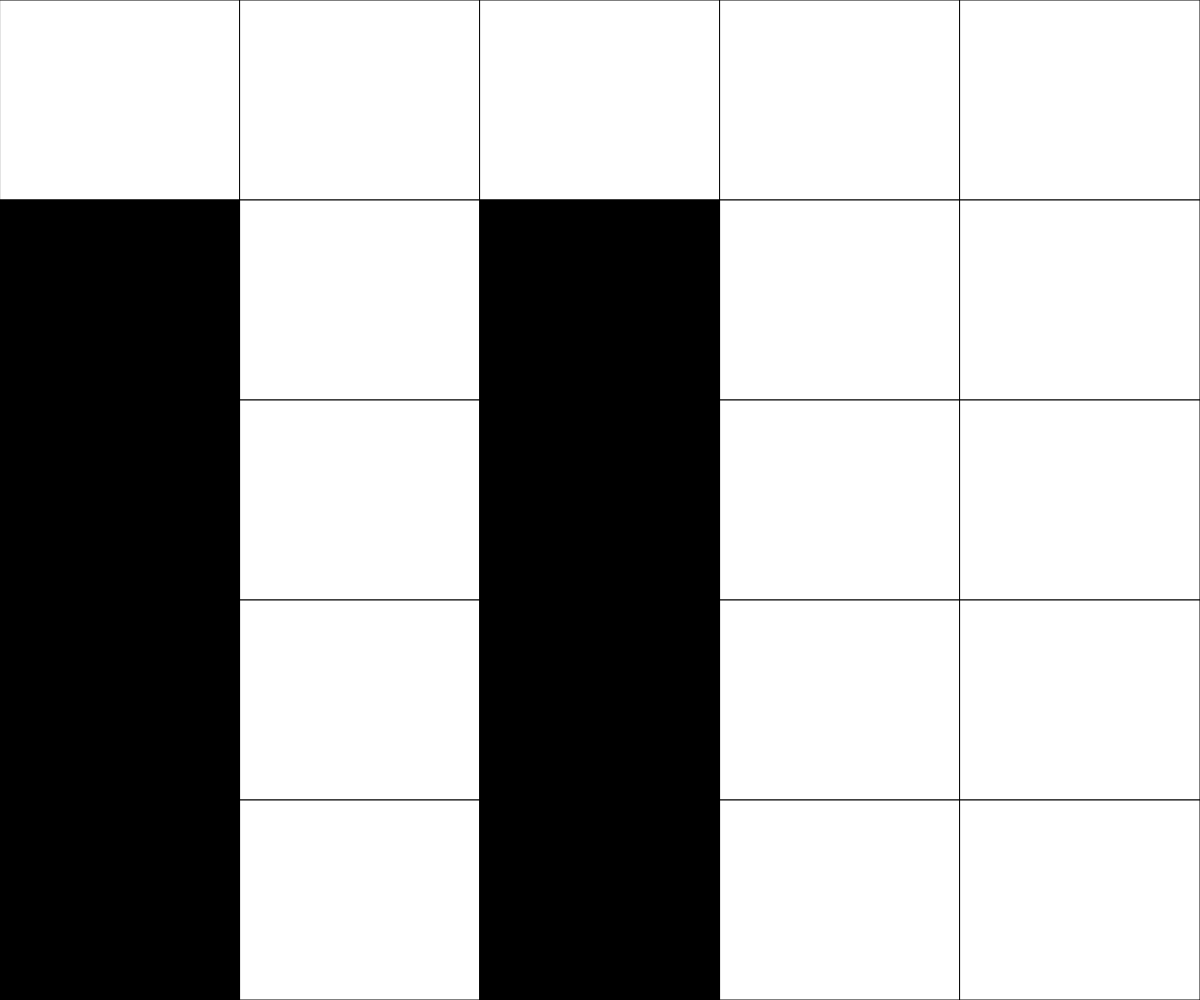
Frame 1 (no input)
Frame 60 (no input): identical to frame 1, image omitted
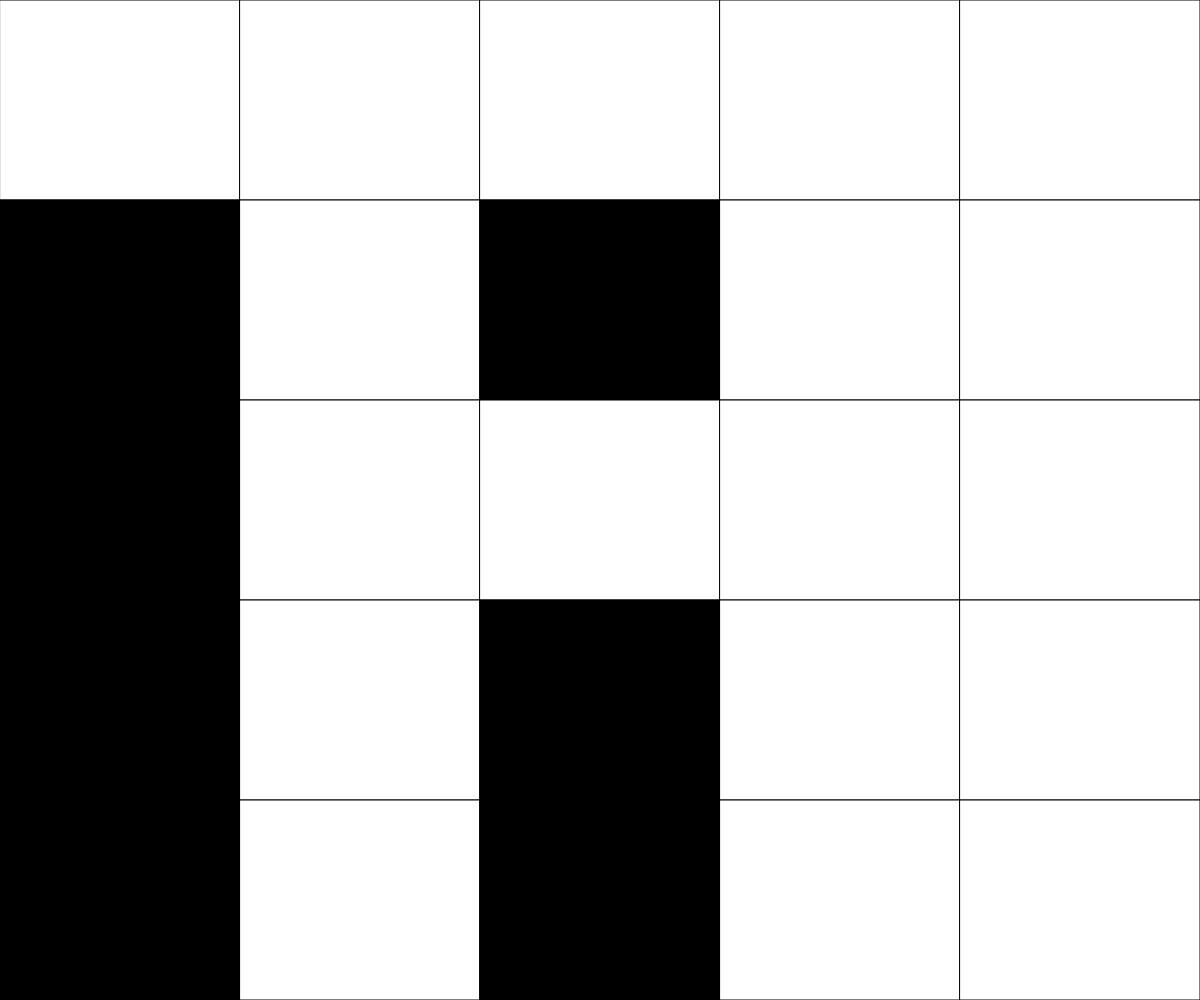
Frame 120 (the mouse pressed at the canvas centre since frame 60)

The p5.js sketch that drew these frames (run headless with seeded random() and noise() and a simulated clock; from frame 60 on, the mouse is pressed at the canvas centre):

// p5.js sketch
// ── sketch.js
// Project Title
// Your Name
// Date
//
// Extra for Experts:
// - describe what you did to take this project "above and beyond"

let grid = [[0, 0, 0,0,0 ],
            [1, 0, 1, 0, 0],
            [1, 0, 1, 0, 0],
            [1, 0, 1, 0, 0],
            [1, 0, 1, 0, 0]];
function setup() {
  createCanvas(windowWidth, windowHeight);
}

function draw() {
  background(220);
  displayGrid(grid);
}

function mousePressed(){
  console.log(mouseX, mouseY);
  let cellWidth = width / grid[0].length;
  let cellHeight = height / grid.length;

  let x = Math.floor(mouseX/ cellWidth);
  let y = Math.floor(mouseY/ cellHeight);

  if (grid[y][x]===0 ){
    grid[y][x] = 1;
  }
  else if (grid[y][x]===1 ){
    grid[y][x] = 0;
  }
}

function displayGrid(grid) {
  let cellWidth = width / grid[0].length;
  let cellHeight = height / grid.length;
  for (let y = 0 ; y <grid.length; y ++){
    for (let x = 0; x< grid[y].length; x++){
      if (grid[y][x]===0){
        fill("white");
      
      }
      else if (grid[y][x]===1){
        fill("black");
      }
      rect(x*cellWidth, y*cellHeight, cellWidth, cellHeight);
    }
  }
}
